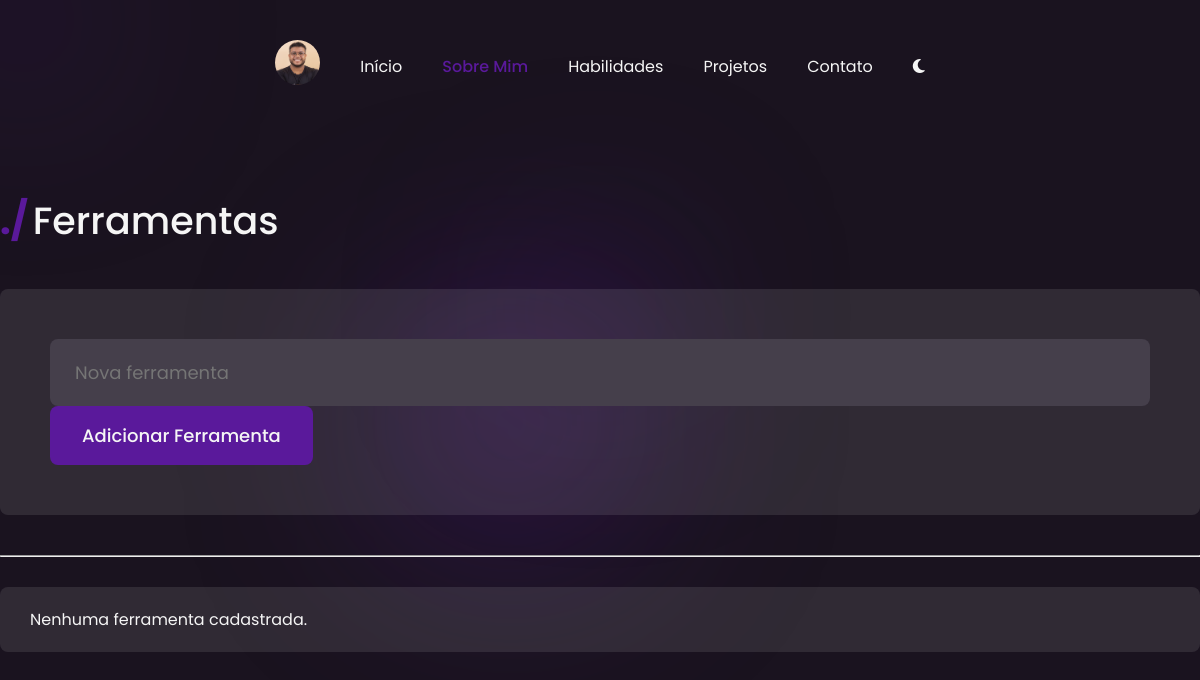
The page /about/read/ on the database as committed earlier.
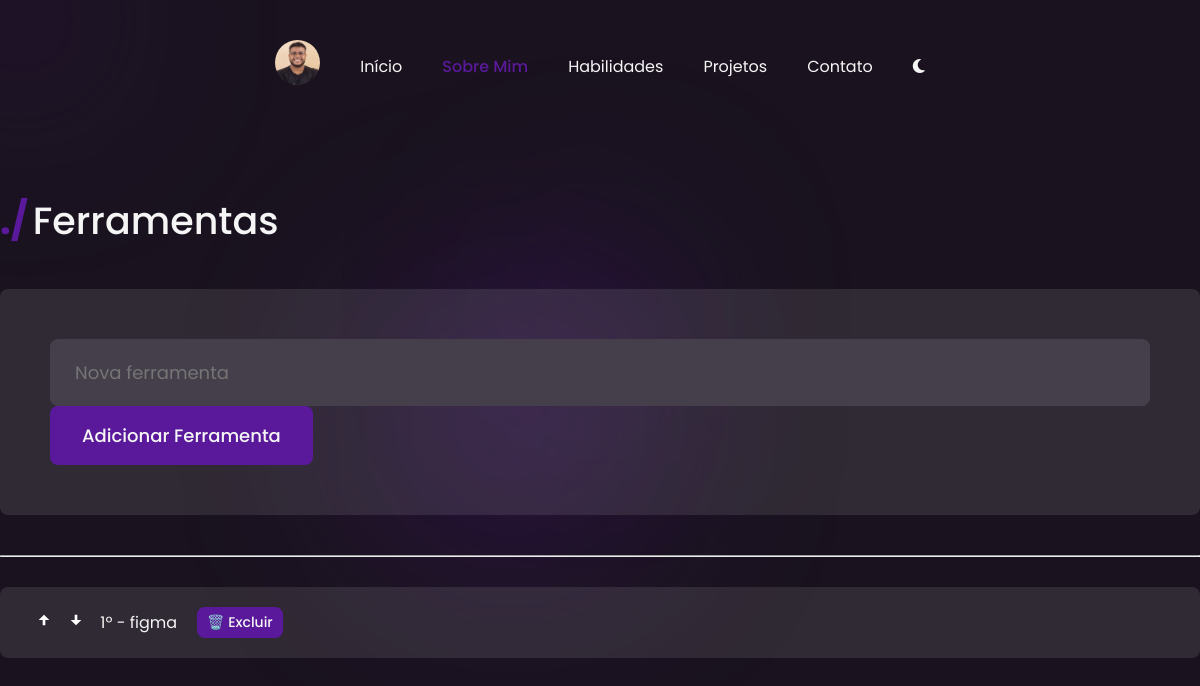
The same page on the database as committed later.
### apps/about/models.py (models this page shows, shortened)
class Tools(models.Model):
    name = models.CharField(max_length=80)
    order = models.IntegerField(blank=True, null=True)

### apps/about/views.py (the view)
# urls.py: path('read/', views.tools, name='tools'),
def tools(request):
    tools = Tools.objects.all().order_by('order')
    return render(request, 'about/tools.html', {'tools': tools})

### apps/about/templates/about/tools.html (shortened to what this page needs)
{% extends "components/base.html" %}
{% block body_class %}about{% endblock %}
{% block content %}
<div class="container">
  {% include "components/title.html" with title="Ferramentas" %}
  <form id="tool-form" class="add-project-form" action="{% url 'create_tool' %}" method="POST">
    <input type="text" name="name" placeholder="Nova ferramenta" required>
    <a href="#" class="button" onclick="document.getElementById('tool-form').submit(); return false;">
      Adicionar Ferramenta
    </a>
  </form>
  <hr>
  <ul class="tools-list">
    {% for tool in tools %}
    <li>
      <div class="tool-item">
        <form class="button-group" action="{% url 'move_tool' tool.id %}" method="POST" style="display:inline;">
          <button name="direction" value="up">
            <svg width="16" height="16" viewBox="0 0 24 24" fill="white">
              <path d="M12 4l-8 8h6v8h4v-8h6z" />
            </svg>
          </button>
          <button name="direction" value="down">
            <svg width="16" height="16" viewBox="0 0 24 24" fill="white">
              <path d="M12 20l8-8h-6v-8h-4v8h-6z" />
            </svg>
          </button>
        </form>
        <span>{{ tool.order }}º - {{ tool.name }}</span>
        <form id="delete-tool-{{ tool.id }}" action="{% url 'delete_tool' tool.id %}" method="POST"
          style="display:inline; margin-left:10px;">
          <a href="#" class="button"
            onclick="if(confirm('Tem certeza que deseja excluir esta ferramenta?')) { document.getElementById('delete-tool-{{ tool.id }}').submit(); } return false;">
            🗑️ Excluir
          </a>
        </form>
      </div>
    </li>
    {% empty %}
    <li>Nenhuma ferramenta cadastrada.</li>
    {% endfor %}
  </ul>
</div>
{% endblock %}

### templates/components/base.html (shortened to what this page needs)
{% load static %}
<!DOCTYPE html>
<html lang="pt-br" data-theme="dark">
<head>
    <link rel="stylesheet" href="{% static 'css/styles.css' %}">
    <link rel="stylesheet" href="{% static 'css/home.css' %}">
    <link rel="stylesheet" href="{% static 'css/about.css' %}">
    <link rel="stylesheet" href="{% static 'css/skills.css' %}">
    <link rel="stylesheet" href="{% static 'css/project.css' %}">
    <link rel="stylesheet" href="{% static 'css/contacts.css' %}">
</head>
<body class="{% block body_class %}{% endblock %}">
    <div class="blur-background">
        <div class="blur-ball ball1"></div>
        <div class="blur-ball ball2"></div>
        <div class="blur-ball ball3"></div>
    </div>
    <nav>
        <a href="{% url 'home' %}">
            <img src="{% static 'images/foto_perfil.jpg' %}" alt="Foto de perfil" class="perfil">
        </a>
        <a href="{% url 'home' %}" class="nav-link {% if request.path == '/' %}active{% endif %}">Início</a>
        <a href="{% url 'about' %}" class="nav-link {% if '/about/' in request.path %}active{% endif %}">Sobre Mim</a>
        <a href="{% url 'skills' %}"
            class="nav-link {% if '/skills/' in request.path %}active{% endif %}">Habilidades</a>
        <a href="{% url 'projects' %}"
            class="nav-link {% if '/projects/' in request.path %}active{% endif %}">Projetos</a>
        <a href="{% url 'contacts' %}"
            class="nav-link {% if '/contacts/' in request.path %}active{% endif %}">Contato</a>
        <a href="" id="theme-toggle" class="nav-link" aria-label="Toggle Theme">
            <i class="fa-solid fa-moon"></i></a>
    </nav>
    {% block content %}{% endblock %}
</body>
</html>

### templates/components/title.html
<div class="title {{ size_class|default:'large' }}">
    <span class="pre-title">./</span>
    <span class="title-text">{{ title }}</span>
</div>

### static/css/styles.css (style rules this page uses)
:root[data-theme="dark"] { --color-primary: #5A199B; --blur-ball-color: rgba(90, 25, 155, 0.3); --color-bg: #1A131F; --color-bg-alt: rgba(245, 245, 245, 0.1); --color-bg-ipt: #453F4B; --color-bg-hvr: #F5F5F5; --color-text: #F5F5F5; --color-text-pr: #F5F5F5; --color-text-bt: #F5F5F5; --color-text-alt: #D3D3D3; --color-tx-ft-act: #D3D3D3; --color-tx-ft-inact: rgba(211, 211, 211, 0.7); --color-bg-ft-act: rgba(245, 245, 245, 0.3); --color-bg-ft-inact: rgba(245, 245, 245, 0.1); }
html, body { height: 100%; margin: 0; padding: 0; }
body { background-color: var(--color-bg); font-family: 'Poppins', sans-serif !important; display: flex; flex-direction: column; min-height: 100vh; font-size: 18px; color: var(--color-text); }
.container { flex-direction: row; flex: 1; margin: 0 auto; width: 100%; max-width: 1200px; justify-content: left; }
.title { margin-top: 60px; margin-bottom: 40px; }
.pre-title { font-weight: 700; color: var(--color-primary); }
.title-text { font-weight: 500; color: var(--color-text); }
.title.large .pre-title, .title.large .title-text { font-size: 38px; }
.button, .button-back { display: inline-block; padding: 16px 32px; font-size: 18px; font-weight: 500; color: var(--color-text-bt); text-decoration: none; border-radius: 8px; cursor: pointer; transition: background 0.3s, color 0.3s, font-weight 0.3s; border: none; margin-left: 0; }
.button { background-color: var(--color-primary); }
nav { display: flex; justify-content: center; align-items: center; gap: 40px; background: transparent; padding: 40px 0; }
.nav-link.active { color: var(--color-primary); font-weight: 500; }
.perfil { width: 45px; height: 45px; border-radius: 50%; object-fit: cover; }
.nav-link { color: var(--color-text); font-size: 16px; text-decoration: none; }
.blur-background { position: fixed; top: 0; left: 0; width: 100vw; height: 100vh; overflow: visible; z-index: -1; pointer-events: none; }
.blur-ball { position: absolute; border-radius: 50%; filter: blur(100px); z-index: -1; pointer-events: none; background-color: var(--blur-ball-color); }
body.about .ball1 { width: 274px; height: 274px; left: 31.18vw; top: 35.67vh; }
body.about .ball2 { width: 131px; height: 131px; left: 44.17vw; top: 30.89vh; }
body.about .ball3 { width: 131px; height: 131px; left: -3.68vw; top: -5.78vh; }

### static/css/about.css (style rules this page uses)
.tools-list { display: flex; flex-direction: column; gap: 10px; margin-top: 10px; }
.tool-item { display: flex; align-items: center; gap: 10px; }
.tools-list { list-style: none; padding: 0; margin-top: 30px; max-width: 100%; background-color: var(--color-bg-alt); border-radius: 8px; padding: 10px 15px; }
.tools-list li { display: flex; justify-content: space-between; align-items: center; padding: 10px 15px; font-size: 16px; transition: background-color 0.2s ease; color: var(--color-text); }
.tools-list a { padding: 5px 10px; font-size: 14px; }
.button-group { display: flex; flex-direction: column; gap: 5px; }

### static/css/project.css (style rules this page uses)
.add-project-form { max-width: 100%; margin: 0; margin-bottom: 40px; color: var(--color-text); display: flex; flex-direction: column; align-items: flex-start; background-color: var(--color-bg-alt); padding: 50px; border-radius: 8px; font-size: 20px; }
.button-group button { background: none; border: none; cursor: pointer; }

### static/css/contacts.css (style rules this page uses)
input, textarea { margin: 0; padding: 20px 25px; width: 100%; font-size: 18px; border-radius: 8px; border: none; box-sizing: border-box; color: var(--color-text-alt); background-color: var(--color-bg-ipt); font-family: 'Poppins', sans-serif; }

Rows that differ between the two databases and show on the page:
added Tools: order "1", name "figma"
Other text that changed with them:
text no longer shown: "Nenhuma ferramenta cadastrada."
